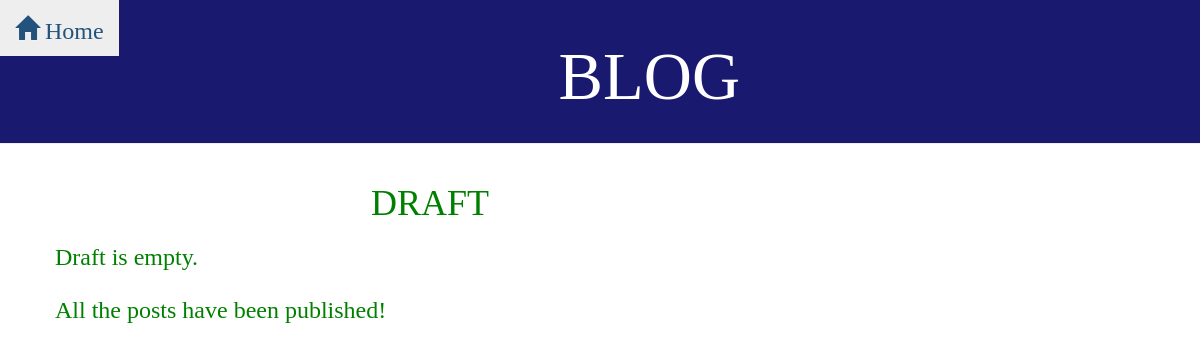
The page /drafts/ (signed in) on the database as committed earlier.
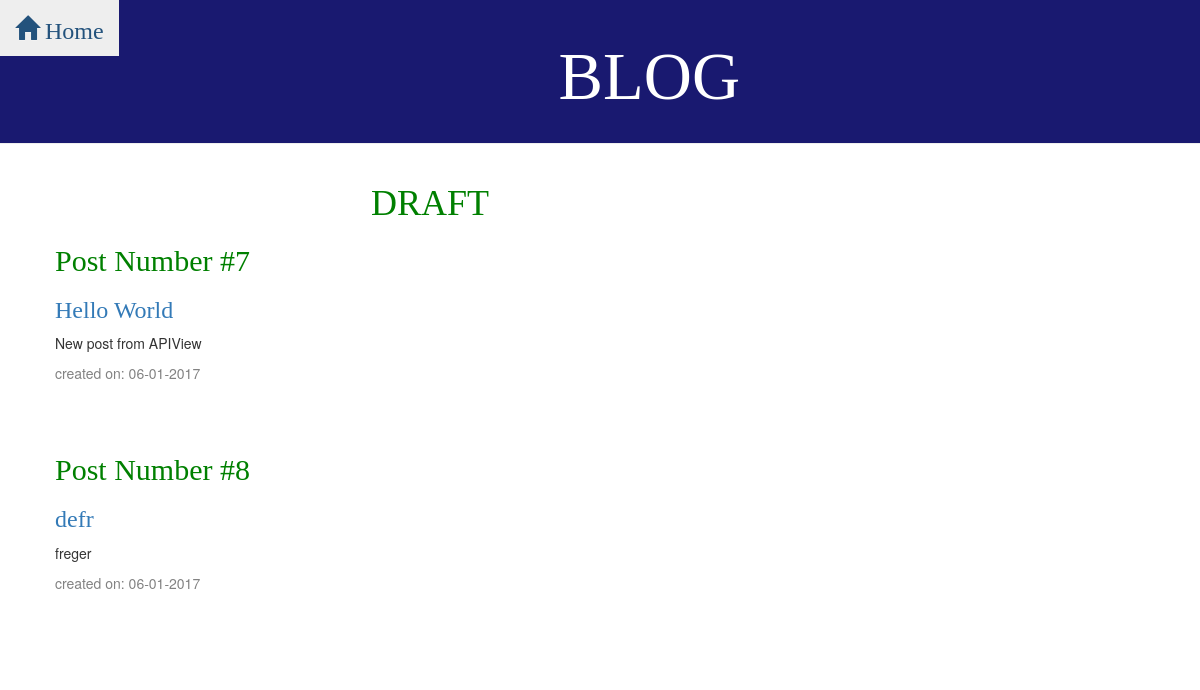
The same page on the database as committed later.
### blog/models.py (models this page shows, shortened)
class Post(models.Model):
    author = models.ForeignKey(User, default=1)
    title = models.CharField(max_length=200)
    text = models.TextField()
    created_date = models.DateTimeField(default=timezone.now)
    published_date = models.DateTimeField(blank=True, null=True)
    image = models.ImageField(null=True, blank=True,
                              upload_to=upload_location,
                              height_field="height_field",
                              width_field="width_field")
    height_field = models.IntegerField(default=0, null=True)
    width_field = models.IntegerField(default=0, null=True)
    is_favorite = models.BooleanField(default=False)
    word_count = models.IntegerField(null=True)
    read_time = models.IntegerField(default=0)  # assuming read time is in minutes

### blog/views.py (the view)
# urls.py: url(r'^drafts/$', views.post_draft_list, name='post_draft_list'),
@login_required
def post_draft_list(request):
    posts = Post.objects.filter(published_date__isnull=True, author=request.user).order_by('created_date')
    return render(request, 'blog/post_draft_list.html', {'posts': posts})

### blog/templates/blog/post_draft_list.html
{% extends 'blog/base.html' %}
{% block content %}
		<h1 align="center">DRAFT</h1>
{% for post in posts %}
	<h2>Post Number #{{post.pk}}</h2>
	<div class="post" >
		<h3><a href="{% url 'blog:post_detail' pk=post.pk  %}">{{ post.title}}</a></h3> 	<p>{{ post.text|truncatechars:200 }}</p>
		<p class="date">created on: {{ post.created_date|date:'d-m-Y' }}</p>
	</div>
{% empty %}
	<h3>Draft is empty.<br><br>All the posts have been published!</h3>
{% endfor %}
{% endblock %}

### blog/templates/blog/base.html (shortened to what this page needs)
{% load staticfiles %}
<html xmlns="http://www.w3.org/1999/html">
    <head>
        <link rel="stylesheet" href="//maxcdn.bootstrapcdn.com/bootstrap/3.2.0/css/bootstrap.min.css">
        <link href="https://maxcdn.bootstrapcdn.com/font-awesome/4.6.3/css/font-awesome.min.css" rel="stylesheet"
>
        <link rel="stylesheet" href="https://maxcdn.bootstrapcdn.com/bootstrap/3.3.6/css/bootstrap.min.css">
        <link rel="stylesheet" href="//maxcdn.bootstrapcdn.com/bootstrap/3.2.0/css/bootstrap-theme.min.css">
        <link rel="stylesheet" type="text/css" href="{% static 'css/style.css' %}"/>
    </head>
    <body>
            <div class="p">
                <ul class="nav navbar-nav">
                            <li class="head-link head-link-home"><a href="{% url 'blog:post_list' %}" class="r" >
                                <span class="glyphicon glyphicon-home"></span>
                                Home
                            </a></li>
                </ul>
            </div>
           <div class="page-header">
             <h1 align="center">BLOG</h1>
           </div>
            <div class="content container">
                <div class="row">
                    <div class="col-md-8">
                    {% block content %}
                    {% endblock %}
                    </div>
                </div>
            </div>
    </body>
</html>

### blog/static/css/style.css (style rules this page uses)
.p { font-size: x-large; font-family: "Arial Black"; background-color: midnightblue ; text-decoration: none; }
.r { text-decoration: none; }
.page-header { background-color:midnightblue; margin-top: 0; padding: 20px 20px 20px 40px; font-size:200pt; }
.page-header h1, .page-header h1 a, .page-header h1 a:visited, .page-header h1 a:active { color: #ffffff; font-size: 50pt; text-decoration: none; }
.content { margin-left: 40px; }
h1, h2, h3, h4 { font-family: 'Lobster', cursive; color:green; }
.date { color: #828282; }
.post { margin-bottom: 70px; }

Rows that differ between the two databases and show on the page:
added Post: pk "7", title "Hello World", text "New post from APIView", created_date "06-01-2017"
added Post: pk "8", title "defr", text "freger", created_date "06-01-2017"
Other text that changed with them:
text no longer shown: "Draft is empty. All the posts have been published!"
